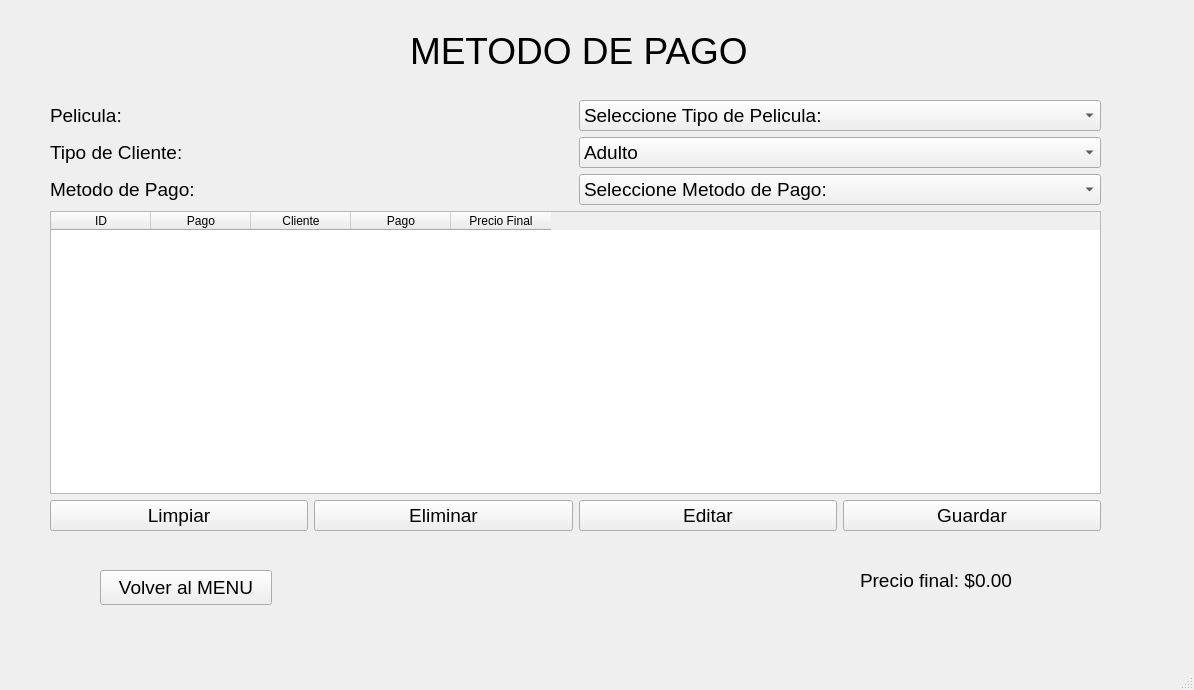
<?xml version="1.0" encoding="UTF-8"?>
<ui version="4.0">
 <class>MainWindow</class>
 <widget class="QMainWindow" name="MainWindow">
  <property name="geometry">
   <rect>
    <x>0</x>
    <y>0</y>
    <width>1194</width>
    <height>690</height>
   </rect>
  </property>
  <property name="font">
   <font>
    <family>Arial</family>
    <pointsize>14</pointsize>
   </font>
  </property>
  <property name="windowTitle">
   <string>MainWindow</string>
  </property>
  <widget class="QWidget" name="centralwidget">
   <widget class="QStackedWidget" name="stackedWidget">
    <property name="geometry">
     <rect>
      <x>0</x>
      <y>0</y>
      <width>1171</width>
      <height>677</height>
     </rect>
    </property>
    <property name="currentIndex">
     <number>2</number>
    </property>
    <widget class="QWidget" name="page_3">
     <widget class="QWidget" name="layoutWidget">
      <property name="geometry">
       <rect>
        <x>130</x>
        <y>110</y>
        <width>901</width>
        <height>481</height>
       </rect>
      </property>
      <layout class="QVBoxLayout" name="verticalLayout">
       <item>
        <layout class="QGridLayout" name="gridLayout">
         <item row="4" column="1">
          <widget class="QLineEdit" name="txtStock">
           <property name="text">
            <string/>
           </property>
           <property name="placeholderText">
            <string>25</string>
           </property>
          </widget>
         </item>
         <item row="1" column="0">
          <widget class="QLabel" name="label_3">
           <property name="font">
            <font>
             <family>Arial</family>
             <pointsize>14</pointsize>
            </font>
           </property>
           <property name="text">
            <string>Nombre:</string>
           </property>
          </widget>
         </item>
         <item row="2" column="1">
          <widget class="QComboBox" name="cmbCategoria">
           <item>
            <property name="text">
             <string>Seleccione una categoria</string>
            </property>
           </item>
           <item>
            <property name="text">
             <string>Aventura</string>
            </property>
           </item>
           <item>
            <property name="text">
             <string>Suspenso</string>
            </property>
           </item>
           <item>
            <property name="text">
             <string>Terror</string>
            </property>
           </item>
           <item>
            <property name="text">
             <string>Comedia</string>
            </property>
           </item>
           <item>
            <property name="text">
             <string>Accion</string>
            </property>
           </item>
           <item>
            <property name="text">
             <string>Drama</string>
            </property>
           </item>
           <item>
            <property name="text">
             <string>Ciencia Ficcion</string>
            </property>
           </item>
          </widget>
         </item>
         <item row="3" column="0">
          <widget class="QLabel" name="label_5">
           <property name="font">
            <font>
             <family>Arial</family>
             <pointsize>14</pointsize>
            </font>
           </property>
           <property name="text">
            <string>Precio:</string>
           </property>
          </widget>
         </item>
         <item row="0" column="0">
          <widget class="QLabel" name="label_2">
           <property name="font">
            <font>
             <family>Arial</family>
             <pointsize>14</pointsize>
            </font>
           </property>
           <property name="text">
            <string>Codigo:</string>
           </property>
          </widget>
         </item>
         <item row="3" column="1">
          <widget class="QLineEdit" name="txtPrecio">
           <property name="text">
            <string/>
           </property>
           <property name="placeholderText">
            <string>7.50</string>
           </property>
          </widget>
         </item>
         <item row="2" column="0">
          <widget class="QLabel" name="label_4">
           <property name="font">
            <font>
             <family>Arial</family>
             <pointsize>14</pointsize>
            </font>
           </property>
           <property name="text">
            <string>Categoria:</string>
           </property>
          </widget>
         </item>
         <item row="1" column="1">
          <widget class="QLineEdit" name="txtNombre">
           <property name="text">
            <string/>
           </property>
           <property name="placeholderText">
            <string>Avatar</string>
           </property>
          </widget>
         </item>
         <item row="4" column="0">
          <widget class="QLabel" name="label_6">
           <property name="font">
            <font>
             <family>Arial</family>
             <pointsize>14</pointsize>
            </font>
           </property>
           <property name="text">
            <string>Entradas:</string>
           </property>
          </widget>
         </item>
         <item row="0" column="1">
          <widget class="QLineEdit" name="txtCodigo">
           <property name="placeholderText">
            <string>001</string>
           </property>
          </widget>
         </item>
        </layout>
       </item>
       <item>
        <layout class="QHBoxLayout" name="horizontalLayout">
         <item>
          <widget class="QPushButton" name="btnGuardar">
           <property name="text">
            <string>Guardar</string>
           </property>
          </widget>
         </item>
         <item>
          <widget class="QPushButton" name="btnEditar">
           <property name="text">
            <string>Editar</string>
           </property>
          </widget>
         </item>
         <item>
          <widget class="QPushButton" name="btnBuscar">
           <property name="text">
            <string>Buscar</string>
           </property>
          </widget>
         </item>
         <item>
          <widget class="QPushButton" name="btnEliminar">
           <property name="text">
            <string>Eliminar</string>
           </property>
          </widget>
         </item>
         <item>
          <widget class="QPushButton" name="btnLimpiar">
           <property name="text">
            <string>Limpiar</string>
           </property>
          </widget>
         </item>
         <item>
          <widget class="QPushButton" name="btnVolverMenu1">
           <property name="text">
            <string>MENU</string>
           </property>
          </widget>
         </item>
        </layout>
       </item>
       <item>
        <widget class="QTableWidget" name="tblProductos">
         <property name="columnCount">
          <number>5</number>
         </property>
         <attribute name="horizontalHeaderMinimumSectionSize">
          <number>56</number>
         </attribute>
         <column>
          <property name="text">
           <string>Codigo</string>
          </property>
         </column>
         <column>
          <property name="text">
           <string>Nombre</string>
          </property>
         </column>
         <column>
          <property name="text">
           <string>Categoria</string>
          </property>
         </column>
         <column>
          <property name="text">
           <string>Precio</string>
          </property>
         </column>
         <column>
          <property name="text">
           <string>Stock</string>
          </property>
         </column>
        </widget>
       </item>
      </layout>
     </widget>
     <widget class="QLabel" name="lblTitulo">
      <property name="geometry">
       <rect>
        <x>380</x>
        <y>40</y>
        <width>481</width>
        <height>51</height>
       </rect>
      </property>
      <property name="font">
       <font>
        <family>Arial</family>
        <pointsize>28</pointsize>
        <bold>true</bold>
       </font>
      </property>
      <property name="text">
       <string>REGISTRO DE CINE</string>
      </property>
     </widget>
    </widget>
    <widget class="QWidget" name="page">
     <widget class="QLabel" name="label">
      <property name="geometry">
       <rect>
        <x>310</x>
        <y>180</y>
        <width>601</width>
        <height>161</height>
       </rect>
      </property>
      <property name="font">
       <font>
        <family>Bauhaus 93</family>
        <pointsize>36</pointsize>
        <bold>false</bold>
       </font>
      </property>
      <property name="text">
       <string>CINEMAX POLIMOVIE</string>
      </property>
     </widget>
     <widget class="QPushButton" name="btnCategoria">
      <property name="geometry">
       <rect>
        <x>290</x>
        <y>430</y>
        <width>201</width>
        <height>81</height>
       </rect>
      </property>
      <property name="text">
       <string>REGISTRO</string>
      </property>
     </widget>
     <widget class="QPushButton" name="btnRegistros">
      <property name="geometry">
       <rect>
        <x>680</x>
        <y>430</y>
        <width>181</width>
        <height>71</height>
       </rect>
      </property>
      <property name="text">
       <string>LISTADO</string>
      </property>
     </widget>
     <widget class="QLabel" name="label_7">
      <property name="geometry">
       <rect>
        <x>380</x>
        <y>320</y>
        <width>461</width>
        <height>61</height>
       </rect>
      </property>
      <property name="text">
       <string>FORMACION DE TECNOLOGOS</string>
      </property>
     </widget>
    </widget>
    <widget class="QWidget" name="page_2">
     <widget class="QPushButton" name="btnVolverMenu2">
      <property name="geometry">
       <rect>
        <x>100</x>
        <y>570</y>
        <width>172</width>
        <height>35</height>
       </rect>
      </property>
      <property name="text">
       <string>Volver al MENU</string>
      </property>
     </widget>
     <widget class="QLabel" name="lblPrecioFinal">
      <property name="geometry">
       <rect>
        <x>860</x>
        <y>540</y>
        <width>251</width>
        <height>81</height>
       </rect>
      </property>
      <property name="text">
       <string>Precio final: $0.00</string>
      </property>
     </widget>
     <widget class="QLabel" name="label_11">
      <property name="geometry">
       <rect>
        <x>410</x>
        <y>30</y>
        <width>471</width>
        <height>41</height>
       </rect>
      </property>
      <property name="font">
       <font>
        <family>Arial</family>
        <pointsize>28</pointsize>
       </font>
      </property>
      <property name="text">
       <string>METODO DE PAGO</string>
      </property>
     </widget>
     <widget class="QWidget" name="">
      <property name="geometry">
       <rect>
        <x>50</x>
        <y>100</y>
        <width>1051</width>
        <height>431</height>
       </rect>
      </property>
      <layout class="QVBoxLayout" name="verticalLayout_2">
       <item>
        <layout class="QVBoxLayout" name="verticalLayout_5">
         <item>
          <layout class="QHBoxLayout" name="horizontalLayout_2">
           <item>
            <layout class="QVBoxLayout" name="verticalLayout_4">
             <item>
              <widget class="QLabel" name="label_8">
               <property name="text">
                <string>Pelicula:</string>
               </property>
              </widget>
             </item>
             <item>
              <widget class="QLabel" name="label_9">
               <property name="text">
                <string>Tipo de Cliente:</string>
               </property>
              </widget>
             </item>
             <item>
              <widget class="QLabel" name="label_10">
               <property name="text">
                <string>Metodo de Pago:</string>
               </property>
              </widget>
             </item>
            </layout>
           </item>
           <item>
            <layout class="QVBoxLayout" name="verticalLayout_3">
             <item>
              <widget class="QComboBox" name="cmbPelicula">
               <item>
                <property name="text">
                 <string>Seleccione Tipo de Pelicula:</string>
                </property>
               </item>
              </widget>
             </item>
             <item>
              <widget class="QComboBox" name="cmbTipoCliente">
               <item>
                <property name="text">
                 <string>Adulto</string>
                </property>
               </item>
               <item>
                <property name="text">
                 <string>Adulto Mayor</string>
                </property>
               </item>
               <item>
                <property name="text">
                 <string>Infantil</string>
                </property>
               </item>
              </widget>
             </item>
             <item>
              <widget class="QComboBox" name="cmbMetodoPago">
               <item>
                <property name="text">
                 <string>Seleccione Metodo de Pago:</string>
                </property>
               </item>
               <item>
                <property name="text">
                 <string>Efectivo</string>
                </property>
               </item>
               <item>
                <property name="text">
                 <string>Tarjeta</string>
                </property>
               </item>
               <item>
                <property name="text">
                 <string>Transferencia</string>
                </property>
               </item>
              </widget>
             </item>
            </layout>
           </item>
          </layout>
         </item>
         <item>
          <widget class="QTableWidget" name="tblVentas">
           <property name="columnCount">
            <number>5</number>
           </property>
           <column>
            <property name="text">
             <string>ID</string>
            </property>
           </column>
           <column>
            <property name="text">
             <string>Pago</string>
            </property>
           </column>
           <column>
            <property name="text">
             <string>Cliente</string>
            </property>
           </column>
           <column>
            <property name="text">
             <string>Pago</string>
            </property>
           </column>
           <column>
            <property name="text">
             <string>Precio Final</string>
            </property>
           </column>
          </widget>
         </item>
        </layout>
       </item>
       <item>
        <layout class="QHBoxLayout" name="horizontalLayout_3">
         <item>
          <widget class="QPushButton" name="btnLimpiarVenta">
           <property name="text">
            <string>Limpiar</string>
           </property>
          </widget>
         </item>
         <item>
          <widget class="QPushButton" name="btnEliminarVenta">
           <property name="text">
            <string>Eliminar</string>
           </property>
          </widget>
         </item>
         <item>
          <widget class="QPushButton" name="btnEditarVenta">
           <property name="text">
            <string>Editar</string>
           </property>
          </widget>
         </item>
         <item>
          <widget class="QPushButton" name="btnGuardarVenta">
           <property name="text">
            <string>Guardar</string>
           </property>
          </widget>
         </item>
        </layout>
       </item>
      </layout>
     </widget>
    </widget>
   </widget>
  </widget>
  <widget class="QMenuBar" name="menubar">
   <property name="geometry">
    <rect>
     <x>0</x>
     <y>0</y>
     <width>1194</width>
     <height>32</height>
    </rect>
   </property>
  </widget>
  <widget class="QStatusBar" name="statusbar"/>
 </widget>
 <resources/>
 <connections/>
</ui>
